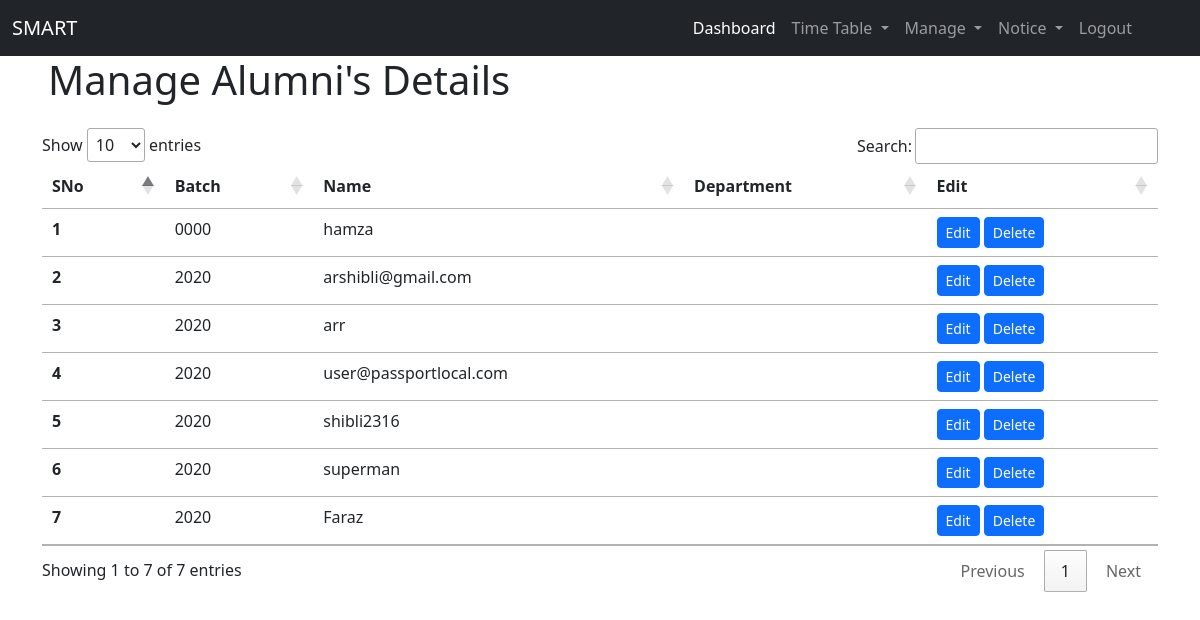
The page /admin/manage/managealumni.php (signed in) on the database its author committed.
### tables this page shows
CREATE TABLE `alumni` (
  `sno` int(20) NOT NULL,
  `username` varchar(30) NOT NULL,
  `password` varchar(257) NOT NULL,
  `year` year(4) NOT NULL,
  `dept` varchar(30) NOT NULL
);

### admin/manage/managealumni.php (the view, shortened to what this page needs)
<?php
$servername = "localhost";
$username = "root";
$password = "";
$database = "users_db";
$conn = mysqli_connect($servername, $username, $password, $database);
?>
<!DOCTYPE html>
<html lang="en">
<head>
    <link href="https://cdn.jsdelivr.net/npm/bootstrap@5.2.0/dist/css/bootstrap.min.css" rel="stylesheet">
    <link rel="stylesheet" href="//cdn.datatables.net/1.12.1/css/jquery.dataTables.min.css">
</head>
<body>
    <?php
    include '../_nav.php';
    ?>
    <h1 class="mx-5">Manage Alumni's Details</h1>
    <div class="container my-4">
        <table class="table" id="myTable">
            <thead>
                <tr>
                    <th scope="col">SNo</th>
                    <th scope="col">Batch</th>
                    <th scope="col">Name</th>
                    <th scope="col">Department</th>
                    <th scope="col">Edit</th>
                </tr>
            </thead>
            <tbody>
                <?php
                $sql = "SELECT * FROM `alumni`";
                $result = mysqli_query($conn, $sql);
                $sno = 0;
                while ($row = mysqli_fetch_assoc($result)) {
                    $sno += 1;
                    echo "<tr>
    <th scope='row'>" . $sno . "</th>
    <td>" . $row['year'] . "</td>
    <td>" . $row['username'] . "</td>
    <td>" . $row['dept'] . "</td>
    <td><button class='edit btn btn-sm btn-primary' id=" . $row['sno'] . ">Edit</button> <button class='delete btn btn-sm btn-primary' id=d" . $row['sno'] . ">Delete</button>  </td>
  </tr>";
                }
                ?>
            </tbody>
        </table>
</body>
</html>

### admin/_nav.php (shortened to what this page needs)
<!DOCTYPE html>
<html lang='en'>
<head>
<link href='https://cdn.jsdelivr.net/npm/bootstrap@5.2.3/dist/css/bootstrap.min.css' rel='stylesheet'>
</head>
<body>
<nav class='navbar navbar-expand-lg bg-dark navbar-dark'>
  <div class='container-fluid'>
    <a class='navbar-brand' href='dashboard.php'>SMART</a>
    <div class='collapse navbar-collapse' id='navbarSupportedContent'>
      <ul class='navbar-nav mb-2 mb-lg-0 ms-auto mx-5'>
        <li class='nav-item'>
          <a class='nav-link active' aria-current='page' href='/Project-Smart/admin/dashboard.php'>Dashboard</a>
        </li>
        <li class='nav-item dropdown'>
          <a class='nav-link dropdown-toggle' role='button' data-bs-toggle='dropdown' aria-expanded='false'>
            Time Table
          </a>
        </li>
        <li class='nav-item dropdown'>
          <a class='nav-link dropdown-toggle' role='button' data-bs-toggle='dropdown' aria-expanded='false'>
            Manage
          </a>
        </li>
        <li class='nav-item dropdown'>
          <a class='nav-link dropdown-toggle' role='button' data-bs-toggle='dropdown' aria-expanded='false'>
            Notice
          </a>
        </li>
        <li class='nav-item'>
          <a class='nav-link' href='/Project-SMART/genral/logout.php'>Logout</a>
        </li>
      </ul>
    </div>
  </div>
</nav>
</body>
</html>

### rows shown on the page
alumni: year "0000", username "hamza"
alumni: year "2020", username "arshibli@gmail.com"
alumni: year "2020", username "arr"
alumni: year "2020", username "user@passportlocal.com"
alumni: year "2020", username "shibli2316"
alumni: year "2020", username "superman"
alumni: year "2020", username "Faraz"
